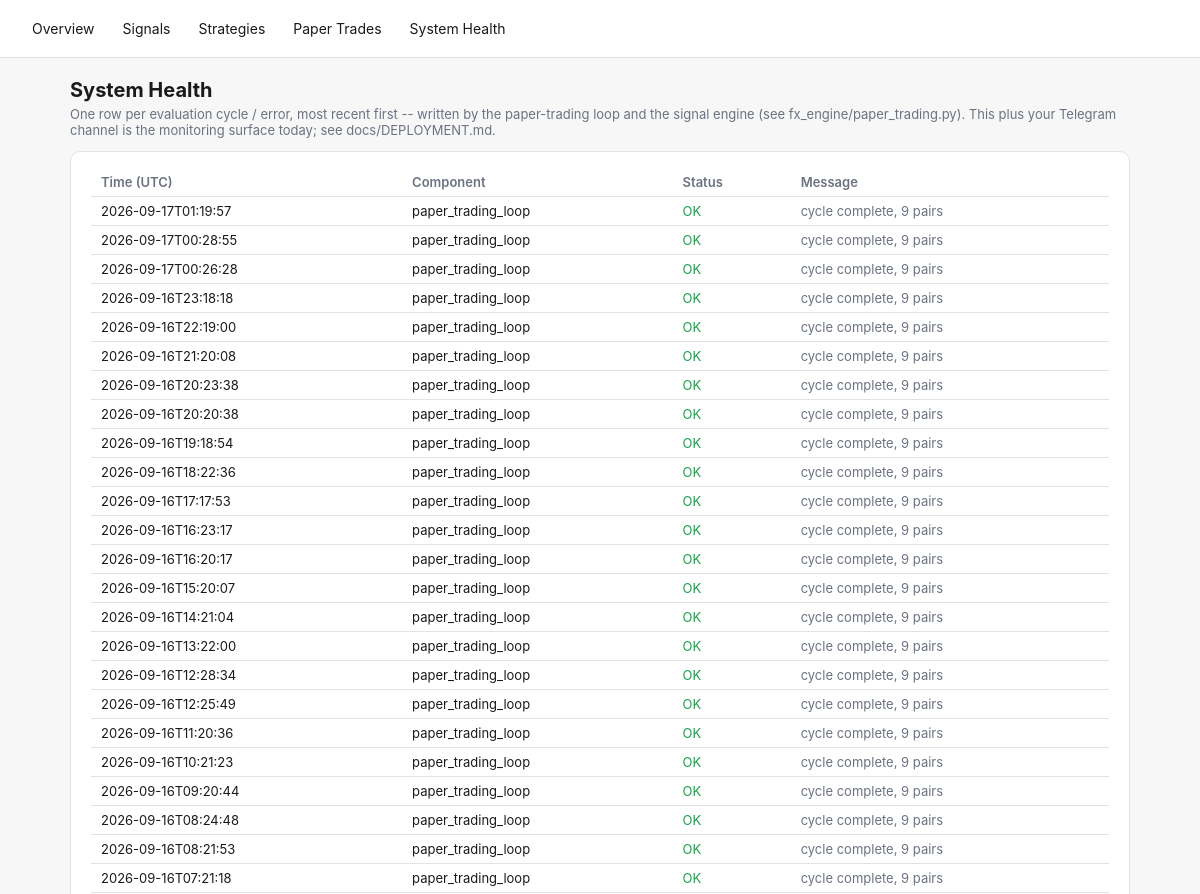
/health (upper part), run on an earlier commit of the app's database.
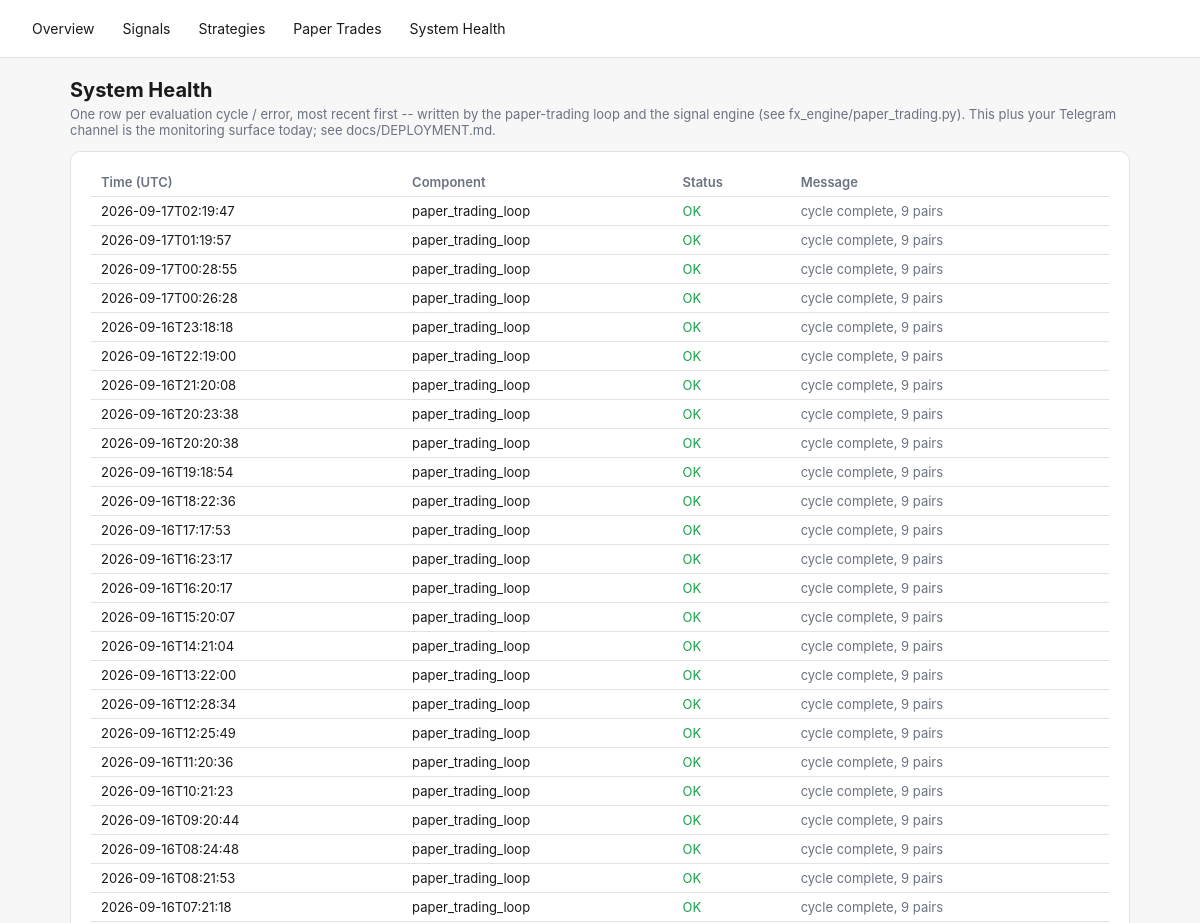
And on a later commit of the database.
### tables this page shows
CREATE TABLE system_health (
    id INTEGER PRIMARY KEY AUTOINCREMENT,
    component TEXT NOT NULL,
    status TEXT NOT NULL,       -- OK | WARN | ERROR
    message TEXT,
    checked_at TEXT NOT NULL
);

### fx_engine/dashboard.py (the view)
    @app.route("/health")
    def health_page():
        return render_template("health.html", health=get_db().recent_health(limit=100))

### fx_engine/db.py (called while the page is built)
    @contextmanager
    def _conn(self):
        conn = sqlite3.connect(self.path)
        conn.row_factory = sqlite3.Row
        try:
            yield conn
            conn.commit()
        finally:
            conn.close()

    def recent_health(self, limit: int = 50) -> list[dict]:
        with self._conn() as conn:
            rows = conn.execute(
                "SELECT * FROM system_health ORDER BY id DESC LIMIT ?", (limit,),
            ).fetchall()
        return [dict(r) for r in rows]

### fx_engine/templates/health.html (shortened to what this page needs)
{% extends "base.html" %}
{% block content %}
<h1>System Health</h1>
<p class="lede">One row per evaluation cycle / error, most recent first -- written by the paper-trading loop
and the signal engine (see fx_engine/paper_trading.py). This plus your Telegram channel is the monitoring
surface today; see docs/DEPLOYMENT.md.</p>
<div class="card">
  <div class="overflow">
  <table>
    <tr><th>Time (UTC)</th><th>Component</th><th>Status</th><th>Message</th></tr>
    {% for h in health %}
    <tr>
      <td>{{ h.checked_at[:19] }}</td>
      <td>{{ h.component }}</td>
      <td class="{{ 'ok' if h.status=='OK' else ('warn' if h.status=='WARN' else 'error') }}">{{ h.status }}</td>
      <td class="muted">{{ h.message }}</td>
    </tr>
    {% else %}
    <tr><td colspan="4" class="muted">No health checks logged yet.</td></tr>
    {% endfor %}
  </table>
  </div>
</div>
{% endblock %}

What changed in the data, as far as the page shows it:
added system_health: checked_at "2026-09-17T02:19:47", component "paper_trading_loop", status "OK", message "cycle complete, 9 pairs"
